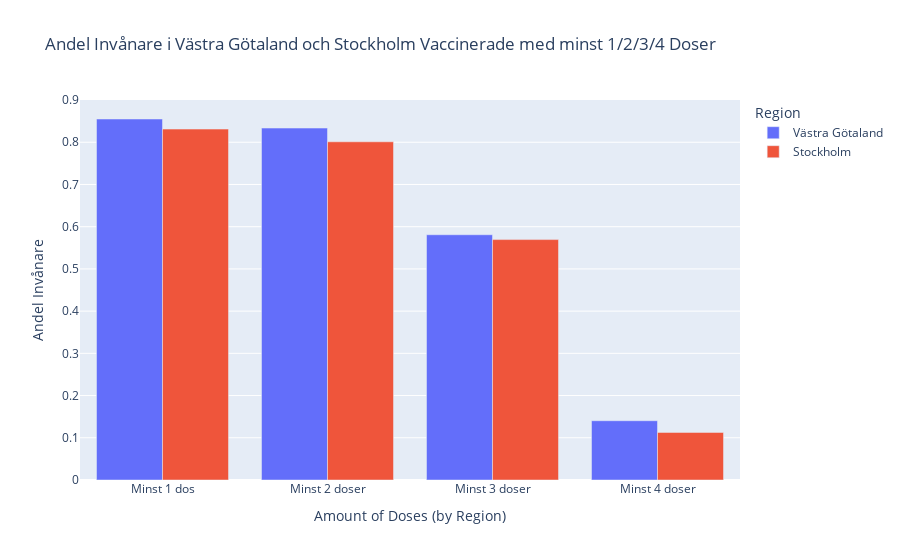

Source (notebook cell):
### Code cell
# Plotting a transposed version of dataframe, picking out the 2 regions requested
# Props to https://github.com/hakanAkerblom/ for the idea to use transpose here
fig = px.bar(
    df_andel.transpose()[["Västra Götaland", "Stockholm"]],
    barmode="group",
    title="Andel Invånare i Västra Götaland och Stockholm Vaccinerade med minst 1/2/3/4 Doser",
    labels={
        "value": "Andel Invånare",
        "index": "Amount of Doses (by Region)",
    }
)

fig.write_html("Visualiseringar/E2F2_andel_vaccinerade_vg_sthlm.html")
fig.show()

### Figure 1 — Plotly figure (JSON) as saved in the notebook; plotly's stock layout.template omitted (floating-point values rounded to 4 significant figures)
{"data": [{"alignmentgroup": "True", "hovertemplate": "Region=Västra Götaland<br>Amount of Doses (by Region)=%{x}<br>Andel Invånare=%{y}<extra></extra>", "legendgroup": "Västra Götaland", "marker": {"color": "#636efa", "pattern": {"shape": ""}}, "name": "Västra Götaland", "offsetgroup": "Västra Götaland", "orientation": "v", "showlegend": true, "textposition": "auto", "type": "bar", "x": ["Minst 1 dos", "Minst 2 doser", "Minst 3 doser", "Minst 4 doser"], "xaxis": "x", "y": [0.8551, 0.8336, 0.5809, 0.1404], "yaxis": "y"}, {"alignmentgroup": "True", "hovertemplate": "Region=Stockholm<br>Amount of Doses (by Region)=%{x}<br>Andel Invånare=%{y}<extra></extra>", "legendgroup": "Stockholm", "marker": {"color": "#EF553B", "pattern": {"shape": ""}}, "name": "Stockholm", "offsetgroup": "Stockholm", "orientation": "v", "showlegend": true, "textposition": "auto", "type": "bar", "x": ["Minst 1 dos", "Minst 2 doser", "Minst 3 doser", "Minst 4 doser"], "xaxis": "x", "y": [0.8312, 0.8011, 0.5695, 0.1127], "yaxis": "y"}], "layout": {"barmode": "group", "legend": {"title": {"text": "Region"}, "tracegroupgap": 0}, "title": {"text": "Andel Invånare i Västra Götaland och Stockholm Vaccinerade med minst 1/2/3/4 Doser"}, "xaxis": {"anchor": "y", "domain": [0, 1], "title": {"text": "Amount of Doses (by Region)"}}, "yaxis": {"anchor": "x", "domain": [0, 1], "title": {"text": "Andel Invånare"}}}}
